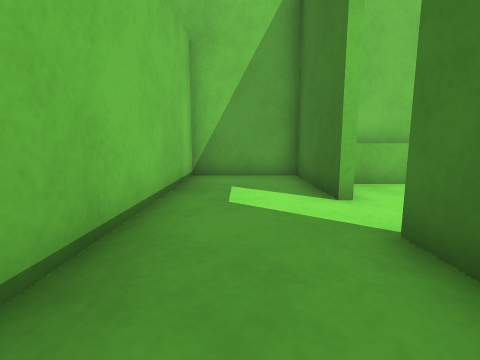
View 1 (above)

12 first-person views from a walk through a world built for the Gazebo simulator. The camera is 0.5 m above the floor, tilts 8° down and sees 85° across. The floor is counted in squares, 0.5 m on a side. Each view is taken from the middle of a square. On the plan, view 1 faces up. The plan holds only what a view shows up to about 11 squares ahead; the rest is blank.

View 2
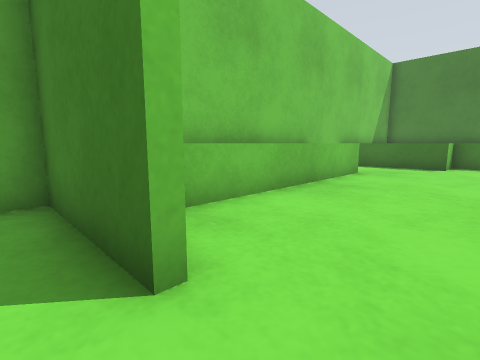

View 3
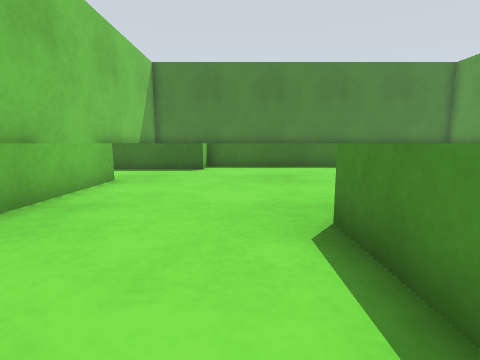

View 4
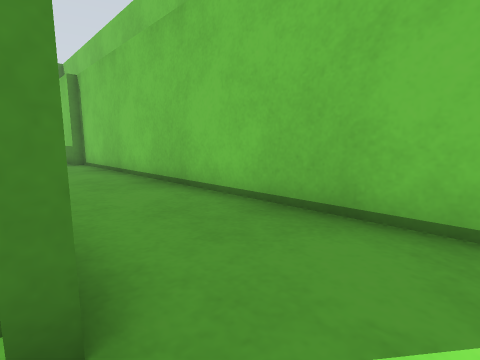

View 5
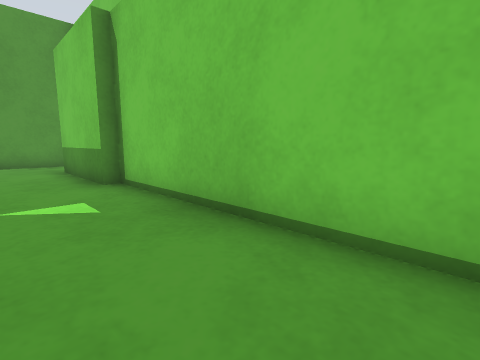

View 6
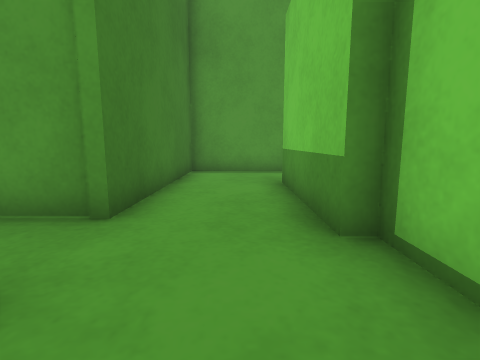

View 7
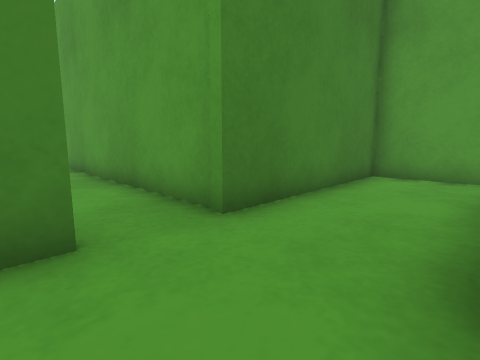

View 8
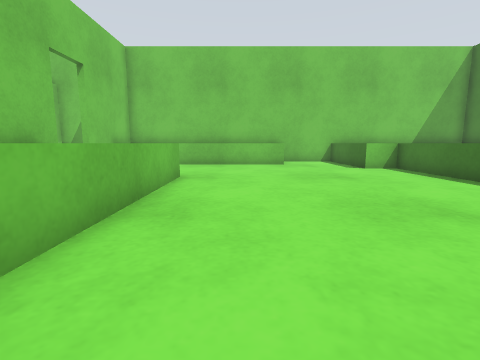

View 9
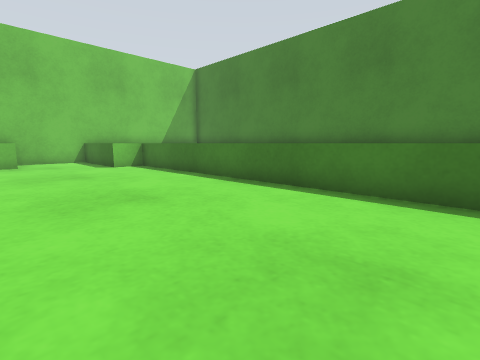

View 10
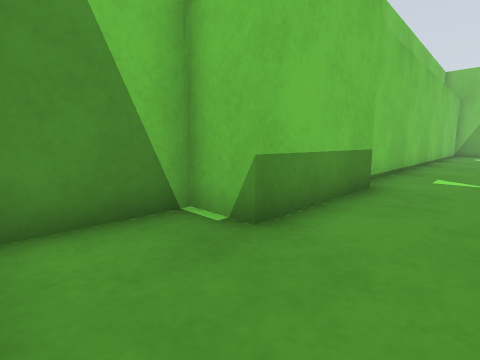

View 11
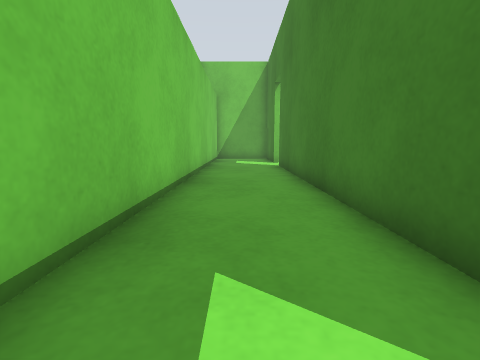

View 12
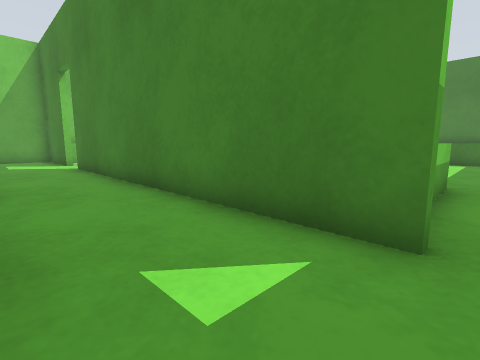

### Floor plan
Points are (right, up) in squares from view 1. A wall is a line through its corners. A room is listed if a view was taken in it or the views show most of it. See-through windows are left out.
Room 1 (views 1, 2, 3, 4, 5, 6, 7, 8, 9, 10, 11, 12)
walls: (2.1, -8.6) (1.7, -8.6) (1.7, 2.8); (2, 2.8) (2, 0.6); (2, 5.4) (2, 4.5) (1.7, 4.5) (1.7, 8.1) (-1.5, 8.1) (-1.5, -9.7) (-1.1, -9.7) (-1.1, -13.7) (-2.4, -13.7) (-2.4, -16); (14.5, 8.5) (3.6, 8.5); (-1.6, -16.4) (1.7, -16.4) (1.7, -10.5) (11, -10.5)
low walls: (6.2, -8.2) (4.5, -8.2); (4.1, 1.8) (6.2, 1.8) (6.2, -4.2); (14.2, -6.9) (14.2, 4.5) (13, 4.5) (13, 7.9); (10.1, 6.4) (2.8, 6.4)

Positions as (right, up) in squares from view 1, and headings:
1: (0, 0), facing up
2: (1, 3), facing up-right
3: (3, 3), facing right
4: (2, 4), facing down-left
5: (1, -3), facing down-left
6: (0, -7), facing down
7: (-1, -8), facing down-right
8: (8, -6), facing up
9: (9, -7), facing up-right
10: (1, -16), facing up-left
11: (0, -9), facing up
12: (-1, -9), facing up-right
